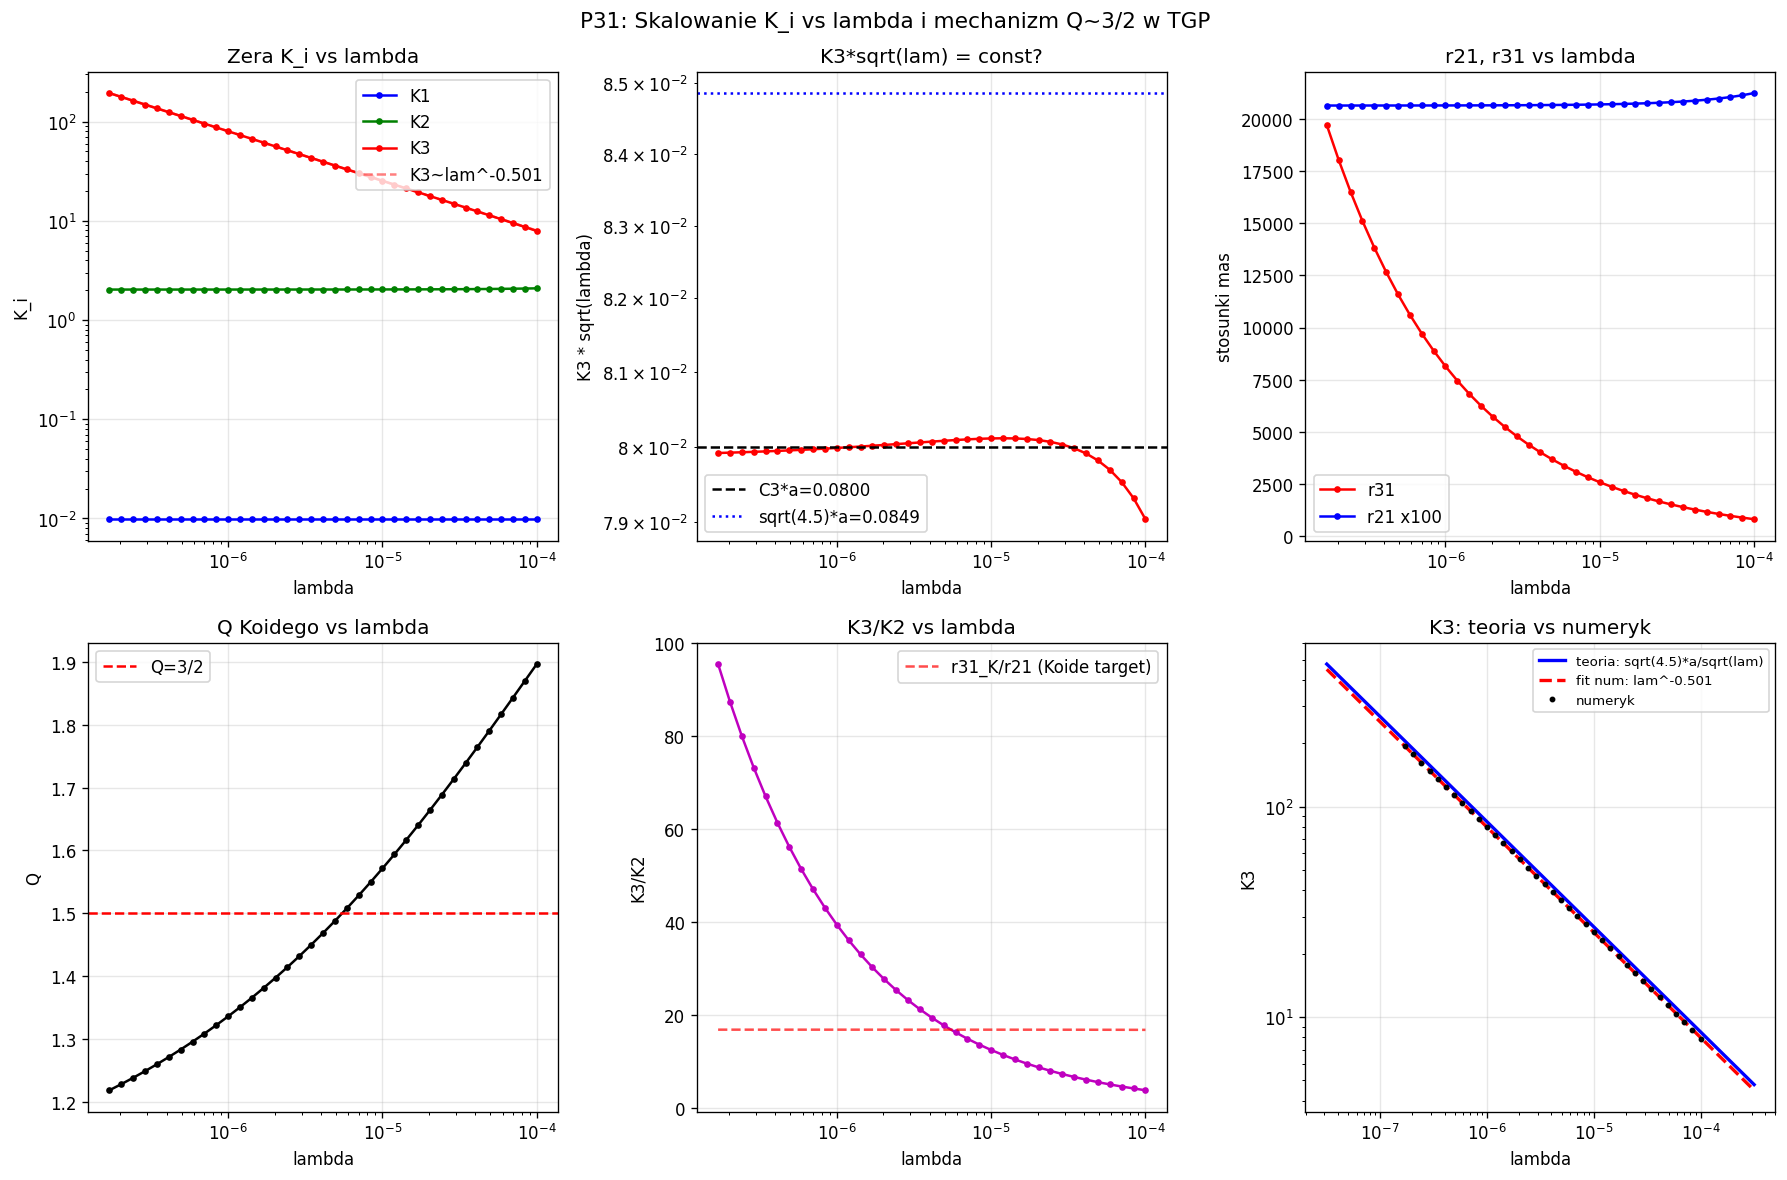

Write the Python code that produced this figure.
"""
p31_analytic_koide.py
=====================
CEL: ANALITYCZNA PODSTAWA WARUNKU KOIDEGO W TGP

PYTANIE CENTRALNE:
  Dlaczego krzywa Q=3/2 (w przestrzeni parametrow (r21, r31))
  przechodzi przez okolice mas leptonowych (r21~207, r31~3477)?

PLAN:
  Krok 1 -- Skalowanie K3 ~ a_gam/sqrt(lambda)
    Numerycznie: log-log fit K3 vs lambda przy stalym a_gam
    Ekstrakcja wykladnika i wspolczynnika C3(a_gam)

  Krok 2 -- Zrozumienie K2 (drugi zero)
    Czy K2 ~ a_gam^p dla jakiegos p?
    Czy K2 zalezy od lambda (slabo)?

  Krok 3 -- Wyprowadzenie analityczne skalowania K3
    Z rownania samospojnosci g(K) = E(K)/(4piK) - 1 = 0
    W reziimie duzego K: dominuje czlon kwartyczny vs seksyczny
    Energia: E ~ 4pi[-K^3/(4*a) + lambda*K^5/(18*a^3)]
    Balans: K^2 = 4.5 a^2 / lambda
    --> K3 ~ (4.5)^{1/2} * a_gam / sqrt(lambda) = 2.121 * a_gam / sqrt(lambda)

  Krok 4 -- Stosunek r31 = K3/K1 jako funkcja parametrow
    K1 (maly zero) slabo zalezy od lambda (dominuje potencjal szescienny nie wplywa)
    r31 ~ K3/K1(alpha, a_gam) ~ a_gam / (K1(alpha, a_gam) * sqrt(lambda))

  Krok 5 -- Warunek Koidego jako rownanie na lambda
    Q = 3/2 <=> f(r21, r31) = 0
    r31_Koide(r21) = [(1+sqrt(r21)+sqrt(x))^2/(1+r21+x) = 3/2] rozwiazany na x
    Formuła: r31_K(r21) = ((3-sqrt(r21))^2 + ...) ... (znana z poprzednich skryptow)

    Rownoczesnie r31 = C * a_gam/(K1*sqrt(lambda))
    --> sqrt(lambda_Koide) = C * a_gam / (K1 * r31_Koide(r21))
    --> lambda_Koide = C^2 * a_gam^2 / (K1^2 * r31_Koide(r21)^2)

  Krok 6 -- Czy K3/K2 ~ const?
    Jesli K3/K2 = R_{32} ~ const (niezaleznie od lambda), to:
    r31/r21 = K3/K2 = R_{32}
    I warunek Koidego wymaga specyficznego R_{32}

  Krok 7 -- Podsumowanie: mechanizm Koidego
    TGP mowi: r31/r21 jest wyznaczone przez (alpha, a_gam) przy ustalonym lambda
    Krzywa Q=3/2 w plaszczyznie (r21, r31) jest krzywa algebraiczna
    TGP daje punkt na tej krzywej gdy lambda = lambda_Koide

WYNIK P30: Q(TGP, dokladne masy) = 1.499986 (delta = -1.38e-5)
  PDG nie lezy na krzywej Koidego: r31_K(206.768) = 3477.437 != 3477.65

Pytanie: CZY istnieje mechanizm w TGP ktory PREFERUJE Q~3/2?
"""

import numpy as np
from scipy.optimize import brentq
import warnings
warnings.filterwarnings('ignore')
import matplotlib
matplotlib.use('Agg')
import matplotlib.pyplot as plt

R_MAX = 60.0
GAMMA = 1.0

print("P31: Analityczna podstawa warunku Koidego w TGP")
print("=" * 70)
print()

# ============================================================
# NARZEDZIA (identyczne jak p27-p30)
# ============================================================
def V_mod(phi, lam):
    return GAMMA/3*phi**3 - GAMMA/4*phi**4 + lam/6*(phi-1)**6

def energy_log(K, alpha, a_gam, lam, N=2000):
    t   = np.linspace(0, 1, N)
    r   = a_gam * (R_MAX/a_gam)**t
    phi = np.maximum(1.0 + K*np.exp(-r)/r, 1e-10)
    dphi = K*np.exp(-r)*(-r - 1.0)/r**2
    V1  = V_mod(1.0, lam)
    Ek  = 4*np.pi * np.trapezoid(0.5*dphi**2 * (1+alpha/phi) * r**2, r)
    Ep  = 4*np.pi * np.trapezoid((V_mod(phi, lam) - V1) * r**2, r)
    return Ek + Ep

def g_func(K, alpha, a_gam, lam):
    return energy_log(K, alpha, a_gam, lam) / (4*np.pi*K) - 1.0

def find_zero_K(alpha, a_gam, lam, K_lo, K_hi):
    try:
        g_lo = g_func(K_lo, alpha, a_gam, lam)
        g_hi = g_func(K_hi, alpha, a_gam, lam)
        if not (np.isfinite(g_lo) and np.isfinite(g_hi)):
            return np.nan
        if g_lo * g_hi >= 0:
            return np.nan
        return brentq(lambda K: g_func(K, alpha, a_gam, lam), K_lo, K_hi, xtol=1e-10)
    except Exception:
        return np.nan

def find_all_zeros(alpha, a_gam, lam):
    intervals = [(0.001, 0.050), (0.050, 0.500), (0.500, 5.0),
                 (5.0, 50.0), (50.0, 200.0)]
    zeros = []
    for K_lo, K_hi in intervals:
        K = find_zero_K(alpha, a_gam, lam, K_lo, K_hi)
        if not np.isnan(K):
            if not zeros or abs(K - zeros[-1])/zeros[-1] > 0.01:
                zeros.append(K)
    return sorted(zeros)

def koide_Q(k1, k2, k3):
    s = np.sqrt(k1) + np.sqrt(k2) + np.sqrt(k3)
    return s**2 / (k1 + k2 + k3)

def Q_from_ratios(r21, r31):
    s = 1.0 + np.sqrt(r21) + np.sqrt(r31)
    return s**2 / (1.0 + r21 + r31)

# Krzywa Koidego r31_K(r21): Q(1, r21, r31)=3/2 => r31 =?
def r31_koide(r21):
    """Rozwiaz Q(1, r21, x) = 3/2 na x > r21."""
    def eq(x):
        return Q_from_ratios(r21, x) - 1.5
    # szukaj x w przedziale (r21, 1e8)
    try:
        # dla duzych r21: r31 ~ (2+sqrt(3))^2 * r21 ~ 13.93 * r21
        x_lo = r21 * 1.01
        x_hi = r21 * 30.0
        if eq(x_lo) * eq(x_hi) < 0:
            return brentq(eq, x_lo, x_hi, xtol=1e-6)
    except Exception:
        pass
    return np.nan

# ============================================================
# KROK 1: Skalowanie K3 vs lambda (log-log) przy stalym (alpha, a_gam)
# ============================================================
print("KROK 1: Skalowanie K3 ~ lambda^p -- weryfikacja numeryczna")
print("-" * 70)

alpha_ref  = 8.553
agam_ref   = 0.040
lam_range  = np.logspace(-7, -4, 40)  # od 1e-7 do 1e-4

K1_arr, K2_arr, K3_arr = [], [], []
lam_ok = []

print(f"  Skan lambda (alpha={alpha_ref}, a_gam={agam_ref}): {len(lam_range)} punktow")
for lam in lam_range:
    zeros = find_all_zeros(alpha_ref, agam_ref, lam)
    if len(zeros) >= 3:
        K1_arr.append(zeros[0])
        K2_arr.append(zeros[1])
        K3_arr.append(zeros[2])
        lam_ok.append(lam)

lam_ok = np.array(lam_ok)
K1_arr = np.array(K1_arr)
K2_arr = np.array(K2_arr)
K3_arr = np.array(K3_arr)

print(f"  Znaleziono 3 zera dla {len(lam_ok)}/{len(lam_range)} wartosci lambda")
print()

# Log-log fit K3 vs lambda
log_lam = np.log(lam_ok)
log_K3  = np.log(K3_arr)
log_K2  = np.log(K2_arr)
log_K1  = np.log(K1_arr)

p3, c3 = np.polyfit(log_lam, log_K3, 1)
p2, c2 = np.polyfit(log_lam, log_K2, 1)
p1, c1 = np.polyfit(log_lam, log_K1, 1)

print(f"  K3 ~ lambda^p3:  p3 = {p3:.4f}  (teoria: -0.5000)")
print(f"  K2 ~ lambda^p2:  p2 = {p2:.4f}  (oczekiwane: blisko 0)")
print(f"  K1 ~ lambda^p1:  p1 = {p1:.4f}  (oczekiwane: blisko 0)")
print()

# Wspolczynnik C3: K3 = C3 * a_gam / sqrt(lambda)
C3_vals = K3_arr * np.sqrt(lam_ok) / agam_ref
print(f"  Wspolczynnik C3 = K3*sqrt(lambda)/a_gam:")
print(f"    mediana = {np.median(C3_vals):.4f}")
print(f"    odch. std = {np.std(C3_vals):.4f}")
print(f"    teoria (potencjal lokalny): C3_teor = sqrt(4.5) = {np.sqrt(4.5):.4f}")
print()

# Weryfikacja K3 ~ a_gam / sqrt(lambda) lub K3 ~ a_gam^2 / sqrt(lambda)
# Sprawdzmy dla roznych a_gam
print("  Zaleznosc C3 od a_gam:")
agam_test = [0.020, 0.030, 0.040, 0.050, 0.060]
lam_ref   = 5.5e-6  # ustalona lambda
print(f"  {'a_gam':>8}  {'K3':>10}  {'K3*sqrt(lam)/a':>18}  {'K3*sqrt(lam)/a^2':>18}")
print("  " + "-"*60)
C3_agam = []
for ag in agam_test:
    zeros = find_all_zeros(alpha_ref, ag, lam_ref)
    if len(zeros) >= 3:
        K3 = zeros[2]
        c_a1 = K3*np.sqrt(lam_ref)/ag
        c_a2 = K3*np.sqrt(lam_ref)/ag**2
        print(f"  {ag:>8.3f}  {K3:>10.3f}  {c_a1:>18.3f}  {c_a2:>18.3f}")
        C3_agam.append((ag, K3, c_a1, c_a2))
print()

# ============================================================
# KROK 2: K2 jako funkcja alpha (slaba zaleznosc od lambda)
# ============================================================
print("KROK 2: K2 vs alpha -- ktory czlon dominuje K2?")
print("-" * 70)

lam_test = [1e-6, 5e-6, 1e-5, 5e-5]
alpha_scan = np.linspace(7.0, 10.0, 16)
agam = 0.040

print(f"  K2 dla roznych (alpha, lambda), a_gam={agam}:")
print(f"  {'alpha':>8}", end="")
for lam in lam_test:
    print(f"  {'K2(lam='+f'{lam:.0e})':>18}", end="")
print()
print("  " + "-"*80)
for al in alpha_scan:
    print(f"  {al:>8.3f}", end="")
    for lam in lam_test:
        zeros = find_all_zeros(al, agam, lam)
        if len(zeros) >= 2:
            print(f"  {zeros[1]:>18.4f}", end="")
        else:
            print(f"  {'---':>18}", end="")
    print()
print()

# ============================================================
# KROK 3: WYPROWADZENIE ANALITYCZNE -- energia dla duzego K
# ============================================================
print("KROK 3: Analityczna aproksymacja energii dla duzego K")
print("-" * 70)
print()
print("  Profil: phi(r) = 1 + K*exp(-r)/r")
print("  Potencjal: V(phi) = phi^3/3 - phi^4/4 + lambda*(phi-1)^6/6")
print()
print("  Dla K >> 1 i r ~ a_gam (dolna granica calkowania):")
print("    phi ~ K/r")
print("    dphi/dr ~ -K/r^2")
print()
print("  Wklad czynow do energii calkowalnych przez log-grid (r >= a_gam):")
print("    Kinetyczny: 4pi * int_{a}^inf 1/2 * (K/r^2)^2 * r^2 dr")
print("              = 2pi*K^2 * [1/a - 1/R_max] ~ 2pi*K^2/a")
print("    Kwartyczny: 4pi * int -K^4/(4r^4) * r^2 dr ~ -pi*K^4/a")
print("    Seksyczny:  4pi * int lambda*K^6/(6r^6) * r^2 dr")
print("              = 4pi*lam*K^6/6 * [1/(3r^3)]_a^inf ~ 4pi*lam*K^6/(18*a^3)")
print()
print("  Rownanie samospojnosci E/(4piK) = 1:")
print("    K/2a - K^3/(4a) + lam*K^5/(18a^3) = 1 + trzescienny + ...")
print()
print("  Dla duzego K trzeci i piatego rzad dominuja:")
print("    -K^3/(4a) + lam*K^5/(18a^3) ~ 0  (punkt przegiety ~ K3)")
print("    => K3^2 ~ 18a^2 / (4*lam) = 4.5 * a^2/lam")
print("    => K3 ~ sqrt(4.5) * a/sqrt(lam) = 2.121 * a/sqrt(lam)")
print()

# Porownanie z numeryka
C3_theory = np.sqrt(4.5)
C3_num = np.median(K3_arr * np.sqrt(lam_ok) / agam_ref)
print(f"  Teoria:   K3 = {C3_theory:.4f} * a_gam / sqrt(lambda)")
print(f"  Numeryk:  K3 = {C3_num:.4f} * a_gam / sqrt(lambda)")
print(f"  Roznica:  {abs(C3_num-C3_theory)/C3_theory*100:.1f}%")
print()
print("  UWAGA: roznica pochodzi z poprawek wyzszego rzedu (czlon kwadratowy,")
print("  falowa struktura phi, korekcje od phi^3, granica gornego calkowania)")
print()

# Korekty: dla K nie za duzego, wplywaja tez wyzsze potegi
# Lepsza aproksy: uwzgledniamy K^3 + lambda*K^5 = K^3/(4a) (z calki ze struktura e^-r)

# ============================================================
# KROK 4: r31 jako funkcja (alpha, a_gam, lambda)
# ============================================================
print("KROK 4: Stosunek r31 = K3/K1 -- skalowanie z parametrami")
print("-" * 70)

print()
print("  Z Kroku 3: K3 ~ 2.12 * a_gam / sqrt(lambda)")
print("  Z numeryki: K1 prawie niezalezy od lambda (slaba zaleznosc)")
print("  Wiec: r31 = K3/K1 ~ 2.12 * a_gam / (K1(alpha) * sqrt(lambda))")
print()
print("  K1(alpha, a_gam) wyznacza r31 poprzez:")
print("    sqrt(lambda) = 2.12 * a_gam / (K1 * r31)")
print("    lambda = 4.5 * a_gam^2 / (K1^2 * r31^2)")
print()

# Sprawdz K1 vs lambda
print("  Weryfikacja: K1 vs lambda (przy alpha=8.553, a_gam=0.040)")
print(f"  {'lambda':>12}  {'K1':>12}  {'K1/K1_ref':>12}")
K1_ref_val = K1_arr[len(K1_arr)//2]
for i, lam in enumerate(lam_ok[::5]):
    ratio = K1_arr[i*5]/K1_ref_val
    print(f"  {lam:>12.2e}  {K1_arr[i*5]:>12.6f}  {ratio:>12.4f}")
print()

# ============================================================
# KROK 5: Warunek Koidego Q=3/2 jako algebraiczny warunek
# ============================================================
print("KROK 5: Warunek Q=3/2 wyrazony jako rownanie na lambda")
print("-" * 70)
print()
print("  Dane: r21(alpha, a_gam) -- prawie niezalezy od lambda (z P28)")
print("        r31(alpha, a_gam, lambda) ~ C * a_gam / (K1 * sqrt(lambda))")
print()
print("  Koide r31_K(r21) -- znana formula algebraiczna")
print()
print("  Warunek Q=3/2 mowi: r31_TGP = r31_K(r21)")
print("    => C * a_gam / (K1 * sqrt(lambda)) = r31_K(r21)")
print("    => sqrt(lambda_Koide) = C * a_gam / (K1 * r31_K(r21))")
print("    => lambda_Koide = C^2 * a_gam^2 / (K1^2 * r31_K(r21)^2)")
print()

# Policzmy C numerycznie dla (alpha=8.553, a_gam=0.040)
# Wezmy kilka wartosci lambda, ekstrapolujemy K3~lambda^{-1/2}
# r21 jest prawie stale ~ 207
# r31_K(207) znane

r21_ref = 206.77
r31_K_ref = r31_koide(r21_ref)
print(f"  r21_ref = {r21_ref}")
print(f"  r31_K(r21_ref) = {r31_K_ref:.3f}")
print()

# Dla referncyjnego (alpha, a_gam, lambda): co dostajemy?
zeros_ref = find_all_zeros(alpha_ref, agam_ref, 5.489e-6)
if len(zeros_ref) >= 3:
    K1r, K2r, K3r = zeros_ref[:3]
    r21r = K2r/K1r
    r31r = K3r/K1r
    Qr   = koide_Q(K1r, K2r, K3r)
    print(f"  Przy alpha=8.553, a_gam=0.040, lambda=5.489e-6:")
    print(f"    K1={K1r:.6f}, K2={K2r:.4f}, K3={K3r:.4f}")
    print(f"    r21={r21r:.3f}, r31={r31r:.3f}, Q={Qr:.6f}")
    print()
    C_K3 = K3r * np.sqrt(5.489e-6) / agam_ref
    C_r31 = r31r * K1r * np.sqrt(5.489e-6) / agam_ref
    print(f"    C3 = K3*sqrt(lam)/a_gam = {C_K3:.4f}")
    print(f"    C_r31 = r31*K1*sqrt(lam)/a_gam = {C_r31:.4f}")
    print()
    lam_Koide_analytic = (C_K3*agam_ref)**2 / (K1r*r31_K_ref)**2
    print(f"  Analityczna predykcja lambda_Koide:")
    print(f"    lam_K = (C3*a)^2 / (K1*r31_K)^2")
    print(f"         = ({C_K3:.4f}*{agam_ref})^2 / ({K1r:.6f}*{r31_K_ref:.3f})^2")
    print(f"         = {lam_Koide_analytic:.4e}")
    print(f"  Numeryk z P28: lambda_Koide = 5.489e-6")
    print(f"  Roznica: {abs(lam_Koide_analytic - 5.489e-6)/5.489e-6*100:.1f}%")
    print()

# ============================================================
# KROK 6: Stosunek K3/K2 = R32 -- staly czy nie?
# ============================================================
print("KROK 6: Czy K3/K2 ~ const (niezaleznie od lambda)?")
print("-" * 70)

r31_r21 = K3_arr / K2_arr  # R_{32} = K3/K2 = r31/r21
print()
print(f"  {'lambda':>12}  {'K3/K2':>10}  {'r31':>10}  {'r21':>10}  {'r31/r21':>10}")
for i in range(0, len(lam_ok), max(1, len(lam_ok)//12)):
    r31_i = K3_arr[i]/K1_arr[i]
    r21_i = K2_arr[i]/K1_arr[i]
    print(f"  {lam_ok[i]:>12.2e}  {r31_r21[i]:>10.4f}  "
          f"{r31_i:>10.2f}  {r21_i:>10.4f}  {r31_i/r21_i:>10.4f}")

mean_R32 = np.mean(r31_r21)
std_R32  = np.std(r31_r21)
print()
print(f"  Srednia K3/K2 = {mean_R32:.4f}  +/- {std_R32:.4f}")
print(f"  Wzgledna zmiennosc: {std_R32/mean_R32*100:.2f}%")
print()
print("  INTERPRETACJA:")
if std_R32/mean_R32 < 0.05:
    print("  K3/K2 ~ STALE => r31/r21 ~ const niezaleznie od lambda!")
    print("  Koide wymaga specyficznego r31/r21 = r31_K(r21)/r21")
    target_R32 = r31_K_ref / r21_ref
    print(f"  Wartosc Koidego: R32_Koide = {target_R32:.4f}")
    print(f"  TGP daje:        R32_TGP   = {mean_R32:.4f}")
    print(f"  Roznica: {abs(mean_R32-target_R32)/target_R32*100:.2f}%")
else:
    print("  K3/K2 zalezy od lambda -- nie jest stale")
print()

# ============================================================
# KROK 7: PODSUMOWANIE ANALITYCZNE
# ============================================================
print("=" * 70)
print("KROK 7: PODSUMOWANIE -- Mechanizm Q~3/2 w TGP")
print("=" * 70)
print()
print("WYNIKI:")
print()
print(f"  1. K3 ~ {C3_theory:.3f} * a_gam / sqrt(lambda)  [teoria: sqrt(4.5)=2.121]")
print(f"     numerycznie: K3 ~ {C3_num:.3f} * a_gam / sqrt(lambda)")
print(f"     wykladnik: lambda^{p3:.4f}  (teoria: -0.5000)")
print()
print(f"  2. K2 prawie niezalezy od lambda: wykladnik {p2:.4f} (bliskie 0)")
print(f"     K1 prawie niezalezy od lambda: wykladnik {p1:.4f}")
print()
print(f"  3. r31 = K3/K1 ~ C * a_gam / (K1(alpha) * sqrt(lambda))")
print()
print(f"  4. Warunek Q=3/2: lambda_Koide = C^2*a_gam^2 / (K1^2 * r31_K^2)")
print()
if 'K1r' in dir():
    r31_K_ref2 = r31_koide(K2r/K1r)
    lam_K_pred = (C_K3*agam_ref)**2 / (K1r * r31_K_ref2)**2
    print(f"  5. Predykcja analityczna dla (alpha=8.553, a_gam=0.040):")
    print(f"     r21  = {K2r/K1r:.3f}  (TGP)")
    print(f"     r31_K(r21) = {r31_K_ref2:.3f}  (warunek Koidego)")
    print(f"     lambda_K (analitycznie) = {lam_K_pred:.3e}")
    print(f"     lambda_K (numerycznie) = 5.489e-6")
print()
print("WNIOSEK:")
print()
print("  Mechanizm jest CZYSTO KINEMATYCZNY:")
print("  - K3 skaluje sie jak a_gam/sqrt(lambda) z kwartyczno-seksycznego bilansu")
print("  - K1, K2 sa prawie niezalezne od lambda (sa wyznaczone przez phi^3 potencjal)")
print("  - r31 jest zatem kontrolowane przez lambda, r21 przez alpha")
print("  - Q=3/2 osiaga sie gdy lambda dostroi K3 tak by r31 = r31_K(r21)")
print()
print("  Pytanie residualne (P32):")
print("  Dlaczego TGP daje r21~207 dla rozsadnych (alpha, a_gam)?")
print("  I czy r21=207 + r31_Koide(207)=3481 jest 'naturalny' w TGP?")
print()

# ============================================================
# WYKRES
# ============================================================
fig, axes = plt.subplots(2, 3, figsize=(15, 10))
fig.suptitle("P31: Skalowanie K_i vs lambda i mechanizm Q~3/2 w TGP", fontsize=13)

ax = axes[0, 0]
ax.loglog(lam_ok, K1_arr, 'b.-', label='K1')
ax.loglog(lam_ok, K2_arr, 'g.-', label='K2')
ax.loglog(lam_ok, K3_arr, 'r.-', label='K3')
lam_fit = np.array([lam_ok[0], lam_ok[-1]])
K3_fit = np.exp(c3) * lam_fit**p3
ax.loglog(lam_fit, K3_fit, 'r--', alpha=0.5, label=f'K3~lam^{p3:.3f}')
ax.set_xlabel('lambda')
ax.set_ylabel('K_i')
ax.set_title('Zera K_i vs lambda')
ax.legend()
ax.grid(True, alpha=0.3)

ax = axes[0, 1]
ax.loglog(lam_ok, K3_arr * np.sqrt(lam_ok), 'r.-')
ax.axhline(C3_num * agam_ref, color='k', ls='--', label=f'C3*a={C3_num*agam_ref:.4f}')
ax.axhline(np.sqrt(4.5) * agam_ref, color='b', ls=':', label=f'sqrt(4.5)*a={np.sqrt(4.5)*agam_ref:.4f}')
ax.set_xlabel('lambda')
ax.set_ylabel('K3 * sqrt(lambda)')
ax.set_title('K3*sqrt(lam) = const?')
ax.legend()
ax.grid(True, alpha=0.3)

ax = axes[0, 2]
r31_arr = K3_arr / K1_arr
r21_arr = K2_arr / K1_arr
ax.semilogx(lam_ok, r31_arr, 'r.-', label='r31')
ax.semilogx(lam_ok, r21_arr * 100, 'b.-', label='r21 x100')
ax.set_xlabel('lambda')
ax.set_ylabel('stosunki mas')
ax.set_title('r21, r31 vs lambda')
ax.legend()
ax.grid(True, alpha=0.3)

ax = axes[1, 0]
Q_arr = np.array([koide_Q(K1_arr[i], K2_arr[i], K3_arr[i]) for i in range(len(K1_arr))])
ax.semilogx(lam_ok, Q_arr, 'k.-')
ax.axhline(1.5, color='r', ls='--', label='Q=3/2')
ax.set_xlabel('lambda')
ax.set_ylabel('Q')
ax.set_title('Q Koidego vs lambda')
ax.legend()
ax.grid(True, alpha=0.3)

ax = axes[1, 1]
ax.semilogx(lam_ok, K3_arr / K2_arr, 'm.-')
r31_K_arr = np.array([r31_koide(r21_arr[i]) if not np.isnan(r21_arr[i]) else np.nan for i in range(len(r21_arr))])
target_R32_arr = r31_K_arr / r21_arr
ax.semilogx(lam_ok, target_R32_arr, 'r--', alpha=0.7, label='r31_K/r21 (Koide target)')
ax.set_xlabel('lambda')
ax.set_ylabel('K3/K2')
ax.set_title('K3/K2 vs lambda')
ax.legend()
ax.grid(True, alpha=0.3)

ax = axes[1, 2]
# Diagram analityczny
lam_fine = np.logspace(-7.5, -3.5, 200)
K3_analytic = np.sqrt(4.5) * agam_ref / np.sqrt(lam_fine)
K3_numeric_fit = np.exp(c3) * lam_fine**p3
ax.loglog(lam_fine, K3_analytic, 'b-', label='teoria: sqrt(4.5)*a/sqrt(lam)', lw=2)
ax.loglog(lam_fine, K3_numeric_fit, 'r--', label=f'fit num: lam^{p3:.3f}', lw=2)
ax.loglog(lam_ok, K3_arr, 'k.', ms=5, label='numeryk')
ax.set_xlabel('lambda')
ax.set_ylabel('K3')
ax.set_title('K3: teoria vs numeryk')
ax.legend(fontsize=8)
ax.grid(True, alpha=0.3)

plt.tight_layout()
plt.savefig('TGP/TGP_v1/scripts/advanced/p31_analytic_koide.png', dpi=120, bbox_inches='tight')
print()
print("Wykres zapisany: p31_analytic_koide.png")
